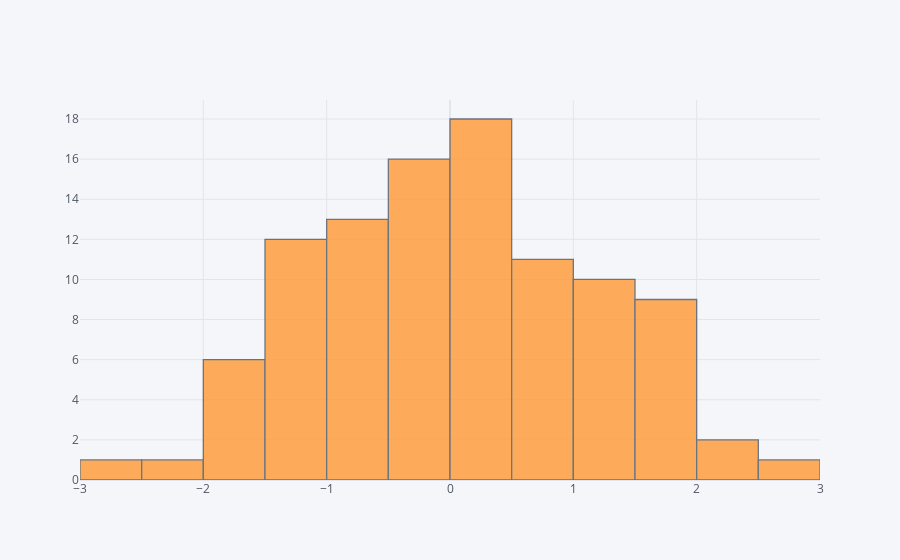

Source (notebook cell):
### Markdown cell above
## histogram

### Code cell
df['A'].iplot(kind='hist',bins=25)

### Figure 1 — Plotly figure (JSON) as saved in the notebook; plotly's stock layout.template omitted (floating-point values rounded to 4 significant figures)
{"data": [{"histfunc": "count", "histnorm": "", "marker": {"color": "rgba(255, 153, 51, 1.0)", "line": {"color": "#4D5663", "width": 1.3}}, "name": "A", "nbinsx": 25, "opacity": 0.8, "orientation": "v", "type": "histogram", "x": [1.131, 0.2909, 0.5443, 1.736, 1.786, 2.24, -0.7258, -1.008, 1.567, 0.4437, 1.428, -0.1954, 0.6496, -1.853, -1.832, 0.2688, 0.2242, -1.851, -1.179, -0.08448, 1.802, 1.864, -1.458, 1.502, 0.1588, -1.283, -0.367, 2.009, -0.3508, -2.526, 0.4521, 1.053, -1.338, -1.703, -0.5639, -0.5955, -1.11, -0.1919, 0.7134, 0.3241, -0.8095, -0.4352, -1.115, 0.4457, 0.3011, 1.126, -0.9855, -1.074, 0.8642, -0.6726, 0.1294, -0.1786, 0.6962, 1.317, -1.642, 0.02177, 1.756, -0.1551, 0.3734, 0.7067, -0.4851, 1.006, -0.2816, -1.021, 1.423, -0.4182, -0.7942, 0.6001, -1.486, 0.678, -0.8506, -0.7909, -0.2321, 0.3025, -0.2577, -0.8648, 0.9779, 1.5, 0.3858, -0.1534, -0.1781, 0.1675, 2.781, -0.2546, -2.066, 0.07939, 0.9841, 0.01003, 1.359, 0.9034, 1.74, -1.651, -0.9105, -0.5842, -0.6053, -1.46, 0.4804, 1.559, -1.47, 1.433]}], "layout": {"barmode": "overlay", "legend": {"bgcolor": "#F5F6F9", "font": {"color": "#4D5663"}}, "paper_bgcolor": "#F5F6F9", "plot_bgcolor": "#F5F6F9", "title": {"font": {"color": "#4D5663"}}, "xaxis": {"gridcolor": "#E1E5ED", "showgrid": true, "tickfont": {"color": "#4D5663"}, "title": {"font": {"color": "#4D5663"}, "text": ""}, "zerolinecolor": "#E1E5ED"}, "yaxis": {"gridcolor": "#E1E5ED", "showgrid": true, "tickfont": {"color": "#4D5663"}, "title": {"font": {"color": "#4D5663"}, "text": ""}, "zerolinecolor": "#E1E5ED"}}}
